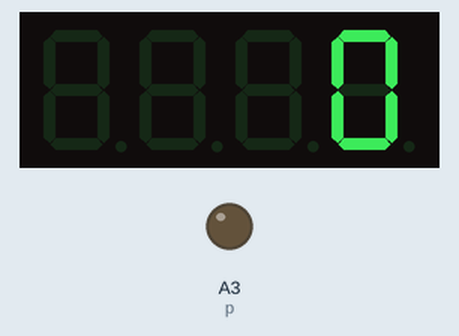
Recording of a sketch running on a simulated Arduino Uno, built with avr-gcc and run on an emulated ATmega328P. Shown: 4-digit seven-segment display, output pins drawn as LEDs (lit = HIGH). Wiring (inferred from the names in the program): 4-digit 7-segment display, segments lit when HIGH: segments pin 3, pin 7, A2, A4, A5, pin 4, A1; digit selects pin 2, pin 5, pin 6, A0. The segment pins are drawn as the display they are named for; pins used as bus, display or sensor lines are not drawn.

Above: at 0.1 s.
At 4.1 s:
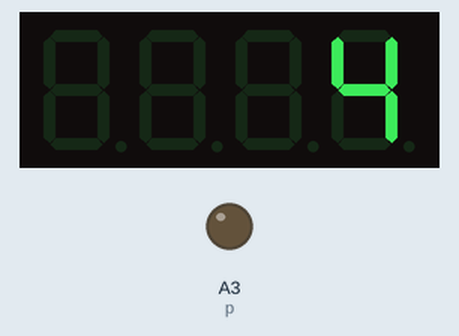
At 9.1 s:
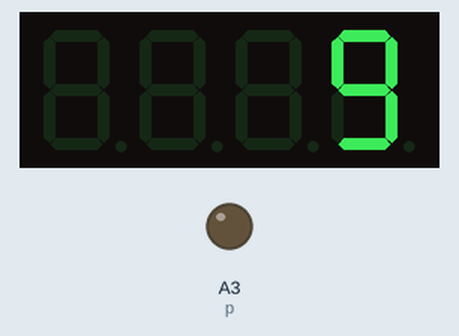
At 19.1 s:
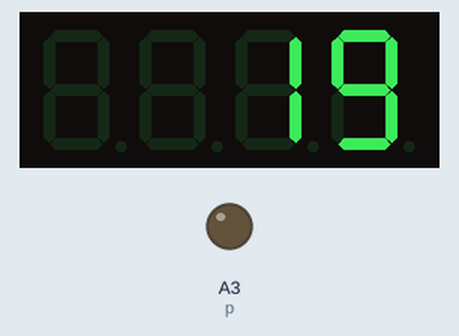
At 28.1 s:
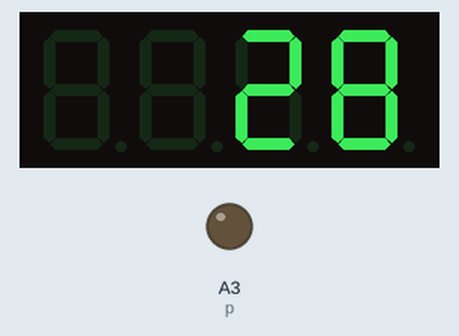
At 38.1 s:
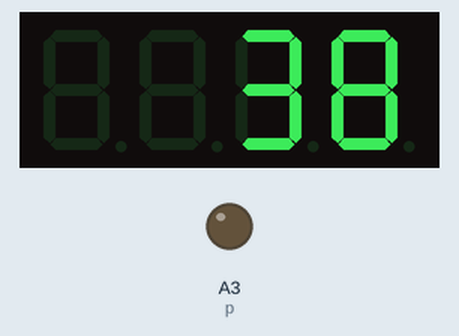

Measured:
- what the display in image 0 shows lasts 1.1 s, from 0.0 s to 1.1 s

The sketch:

fnd-4digit.ino
```cpp
//Set anode interface
int a = 3;
int b = 7;
int c = A2;
int d = A4;
int e = A5;
int f = 4;
int g = A1;
int p = A3;    //The decimal point

//Set DIG1, DIG2, DIG3, DIG4
int d1 = 2; //Thousand
int d2 = 5; //Hundred
int d3 = 6; //Ten
int d4 = A0;//One


int val4 = 0;  // DIG1 용 변수
int val3 = 0;  // DIG2 용 변수
int val2 = 0;  // DIG3 용 변수
int val1 = 0;  // DIG4 용 변수

const int DELAY = 1000;  // led display delay
int val = 0;

int digitpin[5] = { -1, d4, d3, d2, d1 };

#define _0 {    HIGH, HIGH, HIGH, HIGH, HIGH, HIGH, LOW}
#define _1 {    LOW, HIGH, HIGH, LOW, LOW, LOW, LOW}
#define _2 {    HIGH, HIGH, LOW, HIGH, HIGH, LOW, HIGH}
#define _3 {    HIGH, HIGH, HIGH, HIGH, LOW, LOW, HIGH}
#define _4 {    LOW, HIGH, HIGH, LOW, LOW, HIGH, HIGH}
#define _5 {    HIGH, LOW, HIGH, HIGH, LOW, HIGH, HIGH}
#define _6 {    HIGH, LOW, HIGH, HIGH, HIGH, HIGH, HIGH}
#define _7 {    HIGH, HIGH, HIGH, LOW, LOW, LOW, LOW}
#define _8 {    HIGH, HIGH, HIGH, HIGH, HIGH, HIGH, HIGH}
#define _9 {    HIGH, HIGH, HIGH, HIGH, LOW, HIGH, HIGH}
int num_bit[10][7] = { _0, _1, _2, _3, _4, _5, _6, _7, _8, _9 };

void setup()
{
  Serial.begin(115200); //Set baud rate 115200

  pinMode(d1, OUTPUT);
  pinMode(d2, OUTPUT);
  pinMode(d3, OUTPUT);
  pinMode(d4, OUTPUT);

  pinMode(a, OUTPUT);
  pinMode(b, OUTPUT);
  pinMode(c, OUTPUT);
  pinMode(d, OUTPUT);
  pinMode(e, OUTPUT);
  pinMode(f, OUTPUT);
  pinMode(g, OUTPUT);

  pinMode(p, OUTPUT);
}

void loop()
{
  val = millis() / 1000;

  val4 = (val / 1000) % 10;
  val3 = (val / 100) % 10;
  val2 = (val / 10) % 10;
  val1 = val % 10;

  if (val >= 1000)
  {
    clearLEDs();
    pickDigit(4);
    pickNumber(val4);
    delayMicroseconds(DELAY);
  }

  if (val >= 100)
  {
    clearLEDs();
    pickDigit(3);
    pickNumber(val3);
    delayMicroseconds(DELAY);
  }

  if (val >= 10)
  {
    clearLEDs();
    pickDigit(2);
    pickNumber(val2);
    delayMicroseconds(DELAY);
  }

  if (val >= 0)
  {
    clearLEDs();
    pickDigit(1);
    pickNumber(val1);
    delayMicroseconds(DELAY);
  }
}

void pickDigit(int x)
{
  digitalWrite(d1, HIGH);
  digitalWrite(d2, HIGH);
  digitalWrite(d3, HIGH);
  digitalWrite(d4, HIGH);

  digitalWrite(digitpin[x], LOW);
}

void pickNumber(int n)
{
  digitalWrite(a, num_bit[n][0]);
  digitalWrite(b, num_bit[n][1]);
  digitalWrite(c, num_bit[n][2]);
  digitalWrite(d, num_bit[n][3]);
  digitalWrite(e, num_bit[n][4]);
  digitalWrite(f, num_bit[n][5]);
  digitalWrite(g, num_bit[n][6]);
}

void clearLEDs()
{
  digitalWrite(a, LOW);
  digitalWrite(b, LOW);
  digitalWrite(c, LOW);
  digitalWrite(d, LOW);
  digitalWrite(e, LOW);
  digitalWrite(f, LOW);
  digitalWrite(g, LOW);

  digitalWrite(p, LOW);
}

void dpoint() //Light the decimal point
{
  digitalWrite(p, HIGH);
}
```
